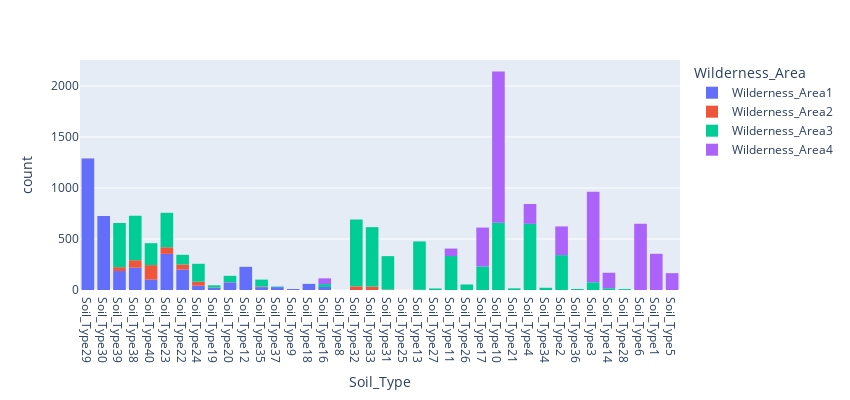

The cell this chart's notebook holds for it:
### Code cell
fig = px.histogram(data.sort_values(['Wilderness_Area']), 
                   x = 'Soil_Type', color = 'Wilderness_Area', height = 400, width = 850)
fig.show()

### Figure 1 — Plotly figure (JSON) as saved in the notebook; plotly's stock layout.template omitted (floating-point values rounded to 4 significant figures; data arrays with more than 128 entries replaced by an {"elided": "..."} marker saying what was removed)
{"data": [{"alignmentgroup": "True", "bingroup": "x", "hovertemplate": "Wilderness_Area=Wilderness_Area1<br>Soil_Type=%{x}<br>count=%{y}<extra></extra>", "legendgroup": "Wilderness_Area1", "marker": {"color": "#636efa"}, "name": "Wilderness_Area1", "offsetgroup": "Wilderness_Area1", "orientation": "v", "showlegend": true, "type": "histogram", "x": {"elided": "3597 str values"}, "xaxis": "x", "yaxis": "y"}, {"alignmentgroup": "True", "bingroup": "x", "hovertemplate": "Wilderness_Area=Wilderness_Area2<br>Soil_Type=%{x}<br>count=%{y}<extra></extra>", "legendgroup": "Wilderness_Area2", "marker": {"color": "#EF553B"}, "name": "Wilderness_Area2", "offsetgroup": "Wilderness_Area2", "orientation": "v", "showlegend": true, "type": "histogram", "x": {"elided": "499 str values"}, "xaxis": "x", "yaxis": "y"}, {"alignmentgroup": "True", "bingroup": "x", "hovertemplate": "Wilderness_Area=Wilderness_Area3<br>Soil_Type=%{x}<br>count=%{y}<extra></extra>", "legendgroup": "Wilderness_Area3", "marker": {"color": "#00cc96"}, "name": "Wilderness_Area3", "offsetgroup": "Wilderness_Area3", "orientation": "v", "showlegend": true, "type": "histogram", "x": {"elided": "6349 str values"}, "xaxis": "x", "yaxis": "y"}, {"alignmentgroup": "True", "bingroup": "x", "hovertemplate": "Wilderness_Area=Wilderness_Area4<br>Soil_Type=%{x}<br>count=%{y}<extra></extra>", "legendgroup": "Wilderness_Area4", "marker": {"color": "#ab63fa"}, "name": "Wilderness_Area4", "offsetgroup": "Wilderness_Area4", "orientation": "v", "showlegend": true, "type": "histogram", "x": {"elided": "4675 str values"}, "xaxis": "x", "yaxis": "y"}], "layout": {"barmode": "relative", "height": 400, "legend": {"title": {"text": "Wilderness_Area"}, "tracegroupgap": 0}, "margin": {"t": 60}, "width": 850, "xaxis": {"anchor": "y", "domain": [0, 1], "title": {"text": "Soil_Type"}}, "yaxis": {"anchor": "x", "domain": [0, 1], "title": {"text": "count"}}}}
